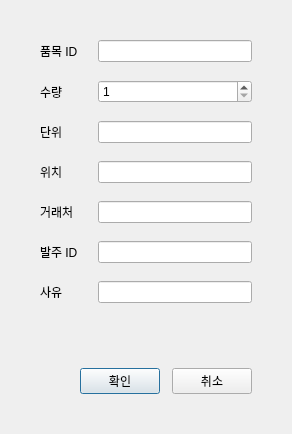
<?xml version="1.0" encoding="UTF-8"?>
<ui version="4.0">
 <class>InboundDialog</class>
 <widget class="QDialog" name="InboundDialog">
  <property name="windowTitle">
   <string>입고 등록</string>
  </property>
  <layout class="QVBoxLayout" name="verticalLayout">
   <property name="spacing">
    <number>25</number>
   </property>
   <property name="leftMargin">
    <number>40</number>
   </property>
   <property name="topMargin">
    <number>40</number>
   </property>
   <property name="rightMargin">
    <number>40</number>
   </property>
   <property name="bottomMargin">
    <number>40</number>
   </property>
   <item>
    <layout class="QFormLayout" name="formLayout">
     <property name="verticalSpacing">
      <number>18</number>
     </property>
     <property name="horizontalSpacing">
      <number>20</number>
     </property>
     <item row="0" column="0">
      <widget class="QLabel" name="itemIdLabel">
       <property name="text">
        <string>품목 ID</string>
       </property>
      </widget>
     </item>
     <item row="0" column="1">
      <widget class="QLineEdit" name="itemIdLineEdit"/>
     </item>
     <item row="1" column="0">
      <widget class="QLabel" name="quantityLabel">
       <property name="text">
        <string>수량</string>
       </property>
      </widget>
     </item>
     <item row="1" column="1">
      <widget class="QSpinBox" name="quantitySpinBox">
       <property name="minimum">
        <number>1</number>
       </property>
       <property name="maximum">
        <number>1000000</number>
       </property>
      </widget>
     </item>
     <item row="2" column="0">
      <widget class="QLabel" name="unitLabel">
       <property name="text">
        <string>단위</string>
       </property>
      </widget>
     </item>
     <item row="2" column="1">
      <widget class="QLineEdit" name="unitLineEdit"/>
     </item>
     <item row="3" column="0">
      <widget class="QLabel" name="locationLabel">
       <property name="text">
        <string>위치</string>
       </property>
      </widget>
     </item>
     <item row="3" column="1">
      <widget class="QLineEdit" name="locationLineEdit"/>
     </item>
     <item row="4" column="0">
      <widget class="QLabel" name="partnerLabel">
       <property name="text">
        <string>거래처</string>
       </property>
      </widget>
     </item>
     <item row="4" column="1">
      <widget class="QLineEdit" name="partnerLineEdit"/>
     </item>
    <item row="5" column="0">
     <widget class="QLabel" name="orderLabel">
      <property name="text">
       <string>발주 ID</string>
      </property>
     </widget>
    </item>
    <item row="5" column="1">
     <widget class="QLineEdit" name="orderIdLineEdit"/>
    </item>
    <item row="6" column="0">
      <widget class="QLabel" name="reasonLabel">
       <property name="text">
        <string>사유</string>
       </property>
      </widget>
     </item>
    <item row="6" column="1">
      <widget class="QLineEdit" name="reasonLineEdit"/>
     </item>
    </layout>
   </item>
   <item>
    <spacer name="verticalSpacer">
     <property name="orientation">
      <enum>Qt::Vertical</enum>
     </property>
     <property name="sizeHint" stdset="0">
      <size>
       <width>20</width>
       <height>40</height>
      </size>
     </property>
    </spacer>
   </item>
   <item>
    <layout class="QHBoxLayout" name="buttonLayout">
     <property name="spacing">
      <number>12</number>
     </property>
     <item>
      <spacer name="buttonSpacer">
       <property name="orientation">
        <enum>Qt::Horizontal</enum>
       </property>
       <property name="sizeHint" stdset="0">
        <size>
         <width>40</width>
         <height>20</height>
        </size>
       </property>
      </spacer>
     </item>
     <item>
      <widget class="QPushButton" name="confirmButton">
       <property name="text">
        <string>확인</string>
       </property>
      </widget>
     </item>
     <item>
      <widget class="QPushButton" name="cancelButton">
       <property name="text">
        <string>취소</string>
       </property>
      </widget>
     </item>
    </layout>
   </item>
  </layout>
 </widget>
 <resources/>
 <connections/>
</ui>
